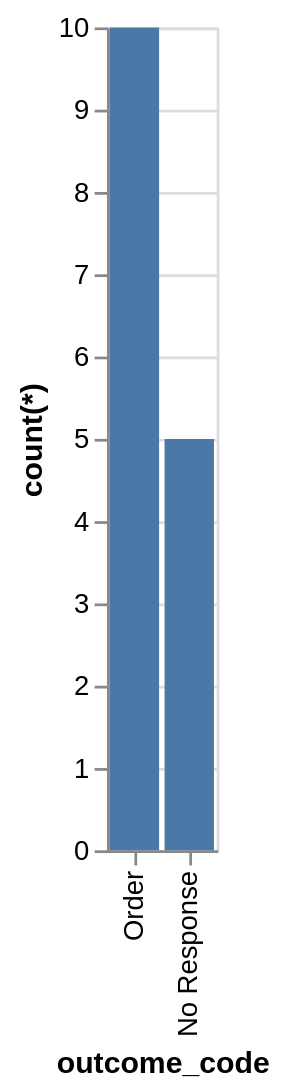

Express this chart as Vega-Lite.
### Vega-Lite specification from a JSON file in a GitHub repository (floating-point values rounded to 4 significant figures)
{"data": {"values": [{"x_data": "No Response", "y_data": 5}, {"x_data": "Order", "y_data": 10}]}, "mark": "bar", "encoding": {"x": {"field": "x_data", "type": "nominal", "title": "outcome_code", "sort": {"op": "sum", "field": "y_data", "order": "descending"}}, "y": {"field": "y_data", "type": "quantitative", "title": "count(*)"}}}
